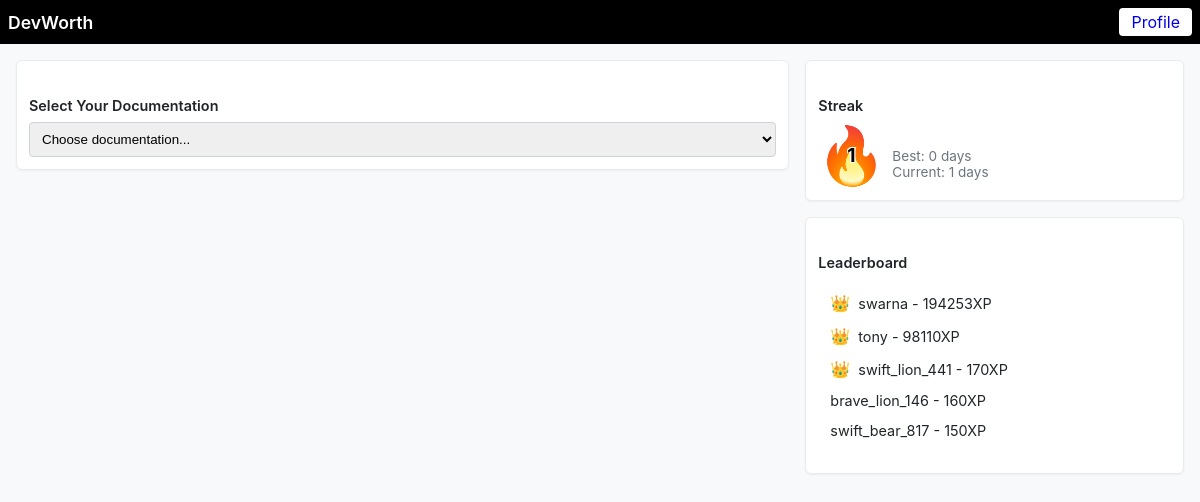
Screenshot of /home (signed in) with the database file from the repository.
### tables this page shows
CREATE TABLE users (id INTEGER PRIMARY KEY AUTOINCREMENT, username TEXT NOT NULL UNIQUE, password TEXT NOT NULL, streak INTEGER DEFAULT 0, current_streak INTEGER DEFAULT 0, best_streak INTEGER DEFAULT 0);

CREATE TABLE leaderboard (
    user_id INTEGER NOT NULL,
    total_experience INTEGER NOT NULL,
    FOREIGN KEY (user_id) REFERENCES users(id),
    PRIMARY KEY (user_id)
);

### app.py (the view)
@app.route('/home')
@login_required
def index():
    user_id = session['user_id']
    user = db.execute("SELECT * FROM users WHERE id = ?", user_id)[0]
    leaderboard = db.execute("""
        SELECT u.username, l.total_experience
        FROM leaderboard l
        JOIN users u ON l.user_id = u.id
        ORDER BY l.total_experience DESC
        LIMIT 5
    """)
    current_date = time.strftime('%Y-%m-%d')
    yesterday = (datetime.now() - timedelta(days=1)).strftime('%Y-%m-%d')
    today_activity = db.execute("""
        SELECT * FROM user_activity
        WHERE user_id = ? AND date = ?
    """, user_id, current_date)
    yesterday_activity = db.execute("""
        SELECT * FROM user_activity
        WHERE user_id = ? AND date = ?
    """, user_id, yesterday)
    if today_activity:
        if yesterday_activity:
            db.execute("""
                UPDATE users
                SET current_streak = current_streak + 1,
                    best_streak = CASE
                        WHEN current_streak + 1 > best_streak
                        THEN current_streak + 1
                        ELSE best_streak
                    END
                WHERE id = ?
            """, user_id)
        else:
            db.execute("UPDATE users SET current_streak = 1 WHERE id = ?", user_id)
    user = db.execute("SELECT * FROM users WHERE id = ?", user_id)[0]
    return render_template('home.html', user=user, leaderboard=leaderboard)

### helpers.py (called while the page is built)
def login_required(f):
    @wraps(f)
    def decorated_function(*args, **kwargs):
        if session.get("user_id") is None:
            print(session.get("user_id"))
            return redirect("/login")
        return f(*args, **kwargs)
    return decorated_function

### templates/home.html (shortened to what this page needs)
<!DOCTYPE html>
<html lang="en">
  <head>
    <link rel="stylesheet" href="/static/home.css" />
  </head>
  <body>
    <nav class="navbar">
      <div class="navbar-content">
        <a href="#" class="navbar-brand">DevWorth</a>
        <a href="/profile" class="nav-link">Profile</a>
      </div>
    </nav>
    <div class="container">
      <div class="row">
        <div class="col-md-8">
          <div class="card">
            <div class="card-body">
              <h5 class="card-title">Select Your Documentation</h5>
              <select id="documentation-select">
                <option value="">Choose documentation...</option>
              </select>
            </div>
          </div>
        </div>
        <div class="col-md-4">
          <div class="card">
            <div class="card-body">
              <h5 class="card-title">Streak</h5>
              <div class="streak-container">
                <div class="streak-fire-container">
                  <div class="streak-number-overlay">
                    {{ user.current_streak }}
                  </div>
                  <div class="streak-fire">🔥</div>
                </div>
                <div class="streak-stats">
                  <p>Best: {{ user.best_streak }} days</p>
                  <p>Current: {{ user.current_streak }} days</p>
                </div>
              </div>
            </div>
          </div>
          <div class="card">
            <div class="card-body">
              <h5 class="card-title">Leaderboard</h5>
              <ol class="list-group">
                {% for leader in leaderboard %}
                <li class="list-group-item">
                  {% if loop.index == 1 %}
                  <span class="crown gold">👑</span>
                  {% elif loop.index == 2 %}
                  <span class="crown silver">👑</span>
                  {% elif loop.index == 3 %}
                  <span class="crown bronze">👑</span>
                  {% endif %} {{ leader.username }} - {{ leader.total_experience
                  }}XP
                </li>
                {% endfor %}
              </ol>
            </div>
          </div>
        </div>
      </div>
    </div>
  </body>
</html>

### static/home.css (style rules this page uses)
body, html { margin: 0; padding: 0; font-family: -apple-system, BlinkMacSystemFont, "Segoe UI", Roboto, Oxygen, Ubuntu, Cantarell, sans-serif; background-color: #f8f9fa; color: #212529; }
.navbar { background-color: #000; padding: 0.5rem; width: 100%; box-sizing: border-box; }
.navbar-content { display: flex; justify-content: space-between; align-items: center; max-width: 1400px; margin: 0 auto; }
.navbar-brand { color: white; font-weight: 600; font-size: 1.1rem; text-decoration: none; }
.nav-link { background-color: rgb(255, 255, 255); text-decoration: none; padding: 0.25rem 0.75rem; border-radius: 4px; transition: opacity 0.3s ease; }
.container { max-width: 1400px; margin: 0 auto; padding: 1rem; }
.row { display: flex; flex-wrap: wrap; margin: -0.5rem; }
.col-md-8 { flex: 0 0 66.666667%; max-width: 66.666667%; padding: 0.5rem; box-sizing: border-box; }
.col-md-4 { flex: 0 0 33.333333%; max-width: 33.333333%; padding: 0.5rem; box-sizing: border-box; }
.card { background-color: white; border: 1px solid #e9ecef; border-radius: 6px; box-shadow: 0 1px 2px rgba(0, 0, 0, 0.05); margin-bottom: 1rem; }
.card-body { padding: 0.75rem; }
.card-title { font-size: 0.9rem; font-weight: 600; margin-bottom: 0.5rem; color: #212529; }
select { width: 100%; padding: 0.5rem; border: 1px solid #ced4da; border-radius: 0.25rem; }
.streak-container { display: flex; align-items: flex-end; padding: 0.5rem; gap: 1rem; }
.streak-fire-container { position: relative; width: 50px; height: 50px; display: flex; align-items: center; justify-content: center; }
.streak-fire { font-size: 3.5rem; position: absolute; z-index: 1; }
.streak-number-overlay { position: absolute; z-index: 2; font-size: 1.2rem; font-weight: bold; color: #000; text-shadow: -1px -1px 0 #fff, 1px -1px 0 #fff, -1px 1px 0 #fff, 1px 1px 0 #fff; }
.streak-stats { flex: 1; margin: 0; }
.streak-stats p { margin: 0; color: #6c757d; font-size: 0.85rem; }
.list-group { list-style-type: none; padding: 0; }
.list-group-item { padding: 0.4rem 0.75rem; display: flex; align-items: center; gap: 0.5rem; font-size: 0.9rem; }
.crown { font-size: 1rem; }
.crown.gold { color: #ffd700; }
.crown.silver { color: #c0c0c0; }
.crown.bronze { color: #cd7f32; }

### rows the page displays
users: current_streak "1", best_streak "0"
leaderboard: username "swarna", total_experience "194253"
leaderboard: username "tony", total_experience "98110"
leaderboard: username "swift_lion_441", total_experience "170"
leaderboard: username "brave_lion_146", total_experience "160"
leaderboard: username "swift_bear_817", total_experience "150"
